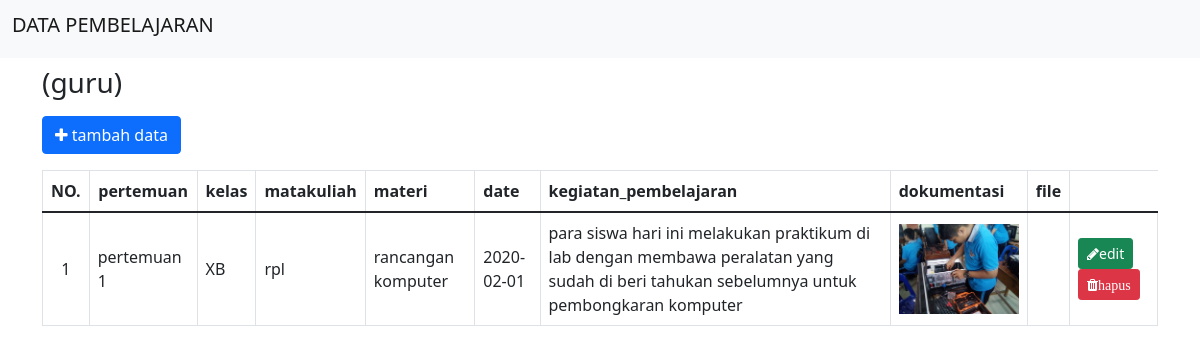
The page / on the database its author committed.
### tables this page shows
CREATE TABLE `jadwal` (
  `urutan` int(11) NOT NULL,
  `pertemuan` varchar(20) NOT NULL,
  `kelas` varchar(10) NOT NULL,
  `matakuliah` varchar(20) NOT NULL,
  `materi` varchar(25) NOT NULL,
  `date` date NOT NULL,
  `kegiatan_pembelajaran` text NOT NULL,
  `dokumentasi` varchar(43) NOT NULL,
  `file` varchar(30) NOT NULL
);

### index.php (the view, shortened to what this page needs)
<?php
  include 'koneksi.php';
$query = "SELECT* FROM jadwal;";
$sql = mysqli_query($conn, $query);
$no = 0;
?>
<!DOCTYPE html>
<html>
<head>
  <link href="css/bootstrap.min.css" rel="stylesheet" >
<link rel="stylesheet" href="fontawesome/css/font-awesome.min.css">
</head>
<body>
  <nav class="navbar navbar-light bg-light">
  <div class="container-fluid">
    <h1 class="navbar-brand" style="text-align: center;">
      DATA PEMBELAJARAN
    </h1>
  </div>
</nav>
<div class ="container">
<h3 class="mt-2 , mb-3">(guru)</h3>
<figure>
<a href="kelola.php" type="button" class="btn btn-primary mb-3">
<i class="fa fa-plus"></i>
tambah data
</a>
<div class="table">
  <table class="table align-middle table-bordered table-hover">
    <thead >
      <tr>
        <th>NO.</th>
        <th><center>pertemuan</center></th>
        <th>kelas</th>
        <th>matakuliah</th>
        <th>materi</th>
        <th>date</th>
        <th>kegiatan_pembelajaran</th>
        <th>dokumentasi</th>
        <th>file</th>
      </tr>
    </thead>
    <tbody>
      <?php
        while($result = mysqli_fetch_assoc($sql)){
      ?>
      <tr>
        <td><center>
          <?php echo ++$no; ?>
      </td></center>
     <td><?php echo $result['pertemuan']; ?></td>
     <td><?php echo $result['kelas']; ?> </td>
        <td><?php echo $result['matakuliah']; ?></td>
        <td><?php echo $result['materi']; ?></td>
        <td><?php echo $result['date']; ?></td>
        <td><?php echo $result['kegiatan_pembelajaran']; ?></td>
        <td>
        <img src="foto/<?php echo $result['dokumentasi']; ?>" style="width: 120px;">
         </td>
           <td><form href src="file1 <?php echo $result['file']; ?>"></form> </td>
        <td>
            <a href="kelola.php?ubah=<?php echo $result['urutan']; ?>" type="button" class="btn btn-success btn-sm">
            <i class="fa fa-pencil"></i>edit</a>
          <a href="proses.php?hapus=<?php echo $result['urutan']; ?>"type="button" class="btn btn-danger btn-sm" onClick="return confirm('apakah anda yakin ingin menghapus data tsb')">
            <i class="fa fa-trash">hapus</i>
          </a>
        </td>
      </tr>
<?php
    }
?>
  </tbody>
</table>
</div>
</div>
</body>
</html>

### rows shown on the page
jadwal: pertemuan "pertemuan 1", kelas "XB", matakuliah "rpl", materi "rancangan komputer", date "2020-02-01", kegiatan_pembelajaran "para siswa hari ini melakukan praktikum di lab dengan membawa peralatan yang sudah di beri tahukan sebelumnya untuk pembongkaran komputer", dokumentasi (picture)
